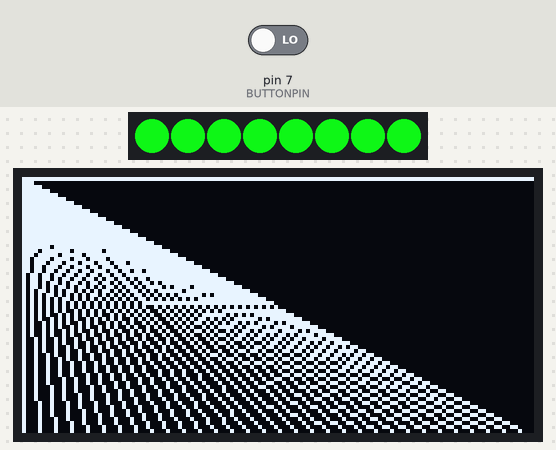
Bench run of a sketch on a simulated Arduino Uno, built with avr-gcc and run on an emulated ATmega328P. Parts: 8 RGB LEDs in strip order, left to right, 128×64 one-colour display. The test bench sets the inputs (shaded band); at power-on: pin 7 (BUTTONPIN) LOW. Dim RGB values are drawn brighter than linear; the display library's start-up logo is not drawn.

Above: at 1.2 s.
1.3 s: pin 7 (BUTTONPIN) driven HIGH
At 8.2 s:
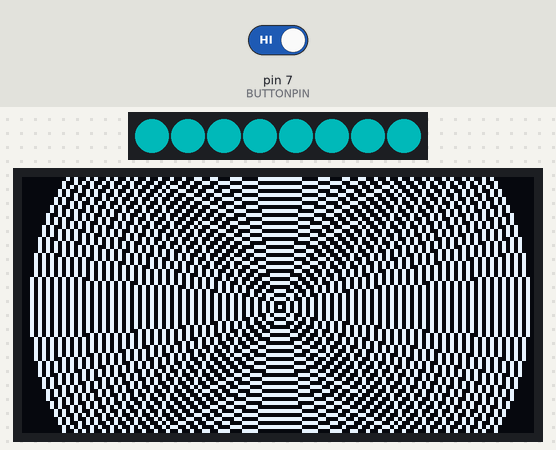
At 13.5 s:
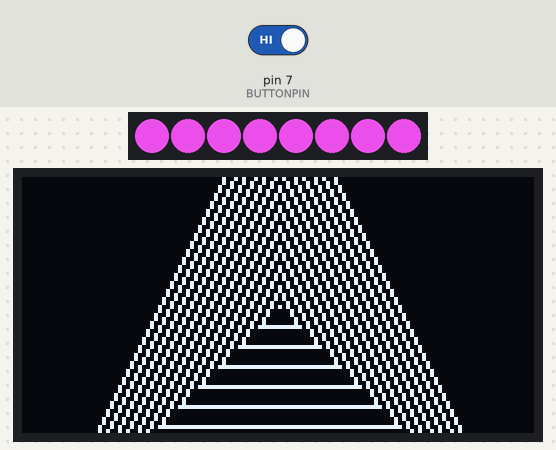
23.9 s: pin 7 (BUTTONPIN) driven LOW
At 28.57 s:
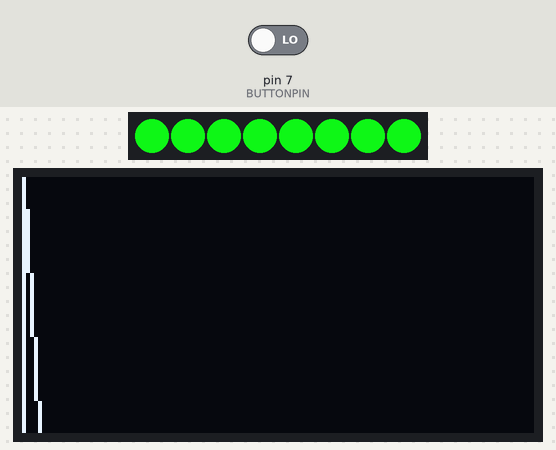
Timing chart, 0 to 30.1 s (numbered marks = the images above; inputs shaded):
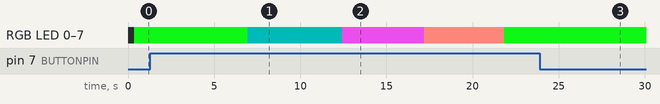

The sketch:

JournalCODE.ino
```cpp
#include <SPI.h>
#include <Wire.h>
#include <Adafruit_GFX.h>
#include <Adafruit_SSD1306.h>
#include <Adafruit_NeoPixel.h>
#ifdef __AVR__
#include <avr/power.h>  // Required for 16 MHz Adafruit Trinket
#endif

#define SCREEN_WIDTH 128  // OLED display width, in pixels
#define SCREEN_HEIGHT 64  // OLED display height, in pixels
#define WAIT 400          // Time between a new set of animations
#define STATE_BASE 0      //The starting state
#define STATE_ONE 1       //The first state
#define STATE_TWO 2       //The second state
#define STATE_THREE 3     //The third state
#define NUMPIXELS 8       //Amount of NeoPixel attached to the Strip
#define XPOS 0            // Indexes into the 'icons' array in function below
#define YPOS 1
#define DELTAX 2
#define PIN 6                //The pin connected to the NeoPixel
#define BUTTONPIN 7          //The pin connected to the button
#define DELAYVAL 300         //Time (in milliseconds) to pause between things
#define PAUSE 2000           //Time between OLED display changes
#define REST 800             //Amount time between the inner display changes
#define Scan 250             //Amount of time between the lines changing
#define MODE 3               //The amount of different cases and modes
#define OLED_RESET -1        // Reset pin # (or -1 if sharing Arduino reset pin)
#define SCREEN_ADDRESS 0x3D  ///< See datasheet for Address; 0x3D for 128x64
Adafruit_SSD1306 display(SCREEN_WIDTH, SCREEN_HEIGHT, &Wire, OLED_RESET);
Adafruit_NeoPixel pixels(NUMPIXELS, PIN, NEO_GRB + NEO_KHZ800);
int PRESSCOUNTER = 0;  //The amount of time the button is pressed
#define NUMFLAKES 8    // Number of snowflakes in the animation example

#define LOGO_HEIGHT 20
#define LOGO_WIDTH 20
static const unsigned char PROGMEM logo_bmp[] = {};

void setup() {
  Serial.begin(9600);
  pinMode(PIN, OUTPUT);
  pinMode(BUTTONPIN, INPUT);
  pixels.begin();  //INITIALIZE the NeoPixel (REQUIRED)
  // SSD1306_SWITCHCAPVCC = generate display voltage from 3.3V internally
  if (!display.begin(SSD1306_SWITCHCAPVCC, SCREEN_ADDRESS)) {
    Serial.println(F("SSD1306 allocation failed"));
    for (;;)
      ;  // Don't proceed, loop forever
  }

  display.display();
}

void loop() {
  pixels.clear();  //sets all the pixels to 'off'

  if (digitalRead(7) == HIGH) {
    PRESSCOUNTER++;
    delay(DELAYVAL);
  }

  if (PRESSCOUNTER > MODE) {
    PRESSCOUNTER = 0;
  }

  switch (PRESSCOUNTER) {  //choose what to display based on the PRESSCOUNTER value
    case STATE_BASE:
      for (int i = 0; i < NUMPIXELS; i++) {
        pixels.setPixelColor(i, pixels.Color(13, 228, 20));  //colors go from 0,0,0 up to 255,255,255
        pixels.show();                                       //Sends the updated data to the Strip
      }
      Scanner();
      break;
    case STATE_ONE:
      for (int i = 0; i < NUMPIXELS; i++) {
        pixels.setPixelColor(i, pixels.Color(0, 71, 71));
        pixels.show();
      }
      Drawcircle();
      delay(REST);
      Fillcircle();
      delay(REST);
      break;
    case STATE_TWO:
      for (int i = 0; i < NUMPIXELS; i++) {
        pixels.setPixelColor(i, pixels.Color(191, 64, 191));
        pixels.show();
      }
      Drawtriangle();
      delay(REST);
      Filltriangle();
      delay(REST);
      break;
    case STATE_THREE:
      for (int i = 0; i < NUMPIXELS; i++) {
        pixels.setPixelColor(i, pixels.Color(248, 131, 121));
        pixels.show();
      }
      Drawrect();
      delay(REST);
      Fillrect();
      delay(REST);
      break;
  }
}

void Drawcircle(void) {
  display.clearDisplay();

  for (int16_t i = 0; i < max(display.width(), display.height()) / 2; i += 2) {
    display.drawCircle(display.width() / 2, display.height() / 2, i, SSD1306_WHITE);
    display.display();
    delay(1);
  }

  delay(PAUSE);
}

void Fillcircle(void) {
  display.clearDisplay();

  for (int16_t i = max(display.width(), display.height()) / 2; i > 0; i -= 3) {
    // The INVERSE color is used so circles alternate white/black
    display.fillCircle(display.width() / 2, display.height() / 2, i, SSD1306_INVERSE);
    display.display();  // Update screen with each newly-drawn circle
    delay(1);
  }
}

void Drawtriangle(void) {
  display.clearDisplay();

  for (int16_t i = 0; i < max(display.width(), display.height()) / 2; i += 5) {
    display.drawTriangle(
      display.width() / 2, display.height() / 2 - i,
      display.width() / 2 - i, display.height() / 2 + i,
      display.width() / 2 + i, display.height() / 2 + i, SSD1306_WHITE);
    display.display();
    delay(1);
  }

  delay(PAUSE);
}

void Filltriangle(void) {
  display.clearDisplay();

  for (int16_t i = max(display.width(), display.height()) / 2; i > 0; i -= 5) {
    // The INVERSE color is used so triangles alternate white/black
    display.fillTriangle(
      display.width() / 2, display.height() / 2 - i,
      display.width() / 2 - i, display.height() / 2 + i,
      display.width() / 2 + i, display.height() / 2 + i, SSD1306_INVERSE);
    display.display();
    delay(1);
  }
}

void Drawrect(void) {
  display.clearDisplay();

  for (int16_t i = 0; i < display.height() / 2; i += 2) {
    display.drawRect(i, i, display.width() - 2 * i, display.height() - 2 * i, SSD1306_WHITE);
    display.display();  // Update screen with each newly-drawn rectangle
    delay(1);
  }
  delay(PAUSE);
}

void Fillrect(void) {
  display.clearDisplay();

  for (int16_t i = 0; i < display.height() / 2; i += 3) {
    // The INVERSE color is used so rectangles alternate white/black
    display.fillRect(i, i, display.width() - i * 2, display.height() - i * 2, SSD1306_INVERSE);
    display.display();  // Update screen with each newly-drawn rectangle
    delay(1);
  }
}

void Scanner() {
  int16_t i;
  display.clearDisplay();  // Clear display buffer

  for (i = 0; i < display.width(); i += 4) {
    display.drawLine(0, 0, i, display.height() - 1, SSD1306_WHITE);
    display.display();  // Update screen with each newly-drawn line
    delay(1);
  }
  for (i = 0; i < display.height(); i += 4) {
    display.drawLine(0, 0, display.width() - 1, i, SSD1306_WHITE);
    display.display();
    delay(1);
  }
  delay(Scan);

  display.clearDisplay();

  for (i = 0; i < display.width(); i += 4) {
    display.drawLine(0, display.height() - 1, i, 0, SSD1306_WHITE);
    display.display();
    delay(1);
  }
  for (i = display.height() - 1; i >= 0; i -= 4) {
    display.drawLine(0, display.height() - 1, display.width() - 1, i, SSD1306_WHITE);
    display.display();
    delay(1);
  }
  delay(Scan);

  display.clearDisplay();

  for (i = display.width() - 1; i >= 0; i -= 4) {
    display.drawLine(display.width() - 1, display.height() - 1, i, 0, SSD1306_WHITE);
    display.display();
    delay(1);
  }
  for (i = display.height() - 1; i >= 0; i -= 4) {
    display.drawLine(display.width() - 1, display.height() - 1, 0, i, SSD1306_WHITE);
    display.display();
    delay(1);
  }
  delay(Scan);

  display.clearDisplay();

  for (i = 0; i < display.height(); i += 4) {
    display.drawLine(display.width() - 1, 0, 0, i, SSD1306_WHITE);
    display.display();
    delay(1);
  }
  for (i = 0; i < display.width(); i += 4) {
    display.drawLine(display.width() - 1, 0, i, display.height() - 1, SSD1306_WHITE);
    display.display();
    delay(1);
  }
  delay(Scan);

  // for (i = 0; i < display.height(); i += 3) {                       //For([Start at zero] x=0; [Stop at 9] x<10: [Count by one] x=x+1) {}
  //   display.drawLine(display.width() - 1, 0, 0, i, SSD1306_WHITE);  //display.drawline(StartX, StartY. Endx, EndY, WHITE);
  //   display.display();                                              //Height = 64; Width = 128
  //   delay(1);
  // }
  // for (i = 0; i < display.width(); i += 3) {  //upper right corner(second part)
  //   display.drawLine(display.width() - 1, 0, i, display.height() - 1, SSD1306_WHITE);
  //   display.display();
  //   delay(1);
  // }
  // display.clearDisplay();

  // for (i = 0; i < display.height(); i += 3) {
  //   display.drawLine(display.height() - 1, 0, 0, i, SSD1306_WHITE);
  //   display.display();
  //   delay(1);
  // }
  // for (i = 0; i < display.width(); i += 3) {
  //   display.drawLine(display.height() - 1, 0, i, display.height() - 1, SSD1306_WHITE);
  //   display.display();
  //   delay(1);
  // }
}
```

Measured:
- what the display in image 1 shows lasts 2.8 s, from 7.9 s to 10.7 s
